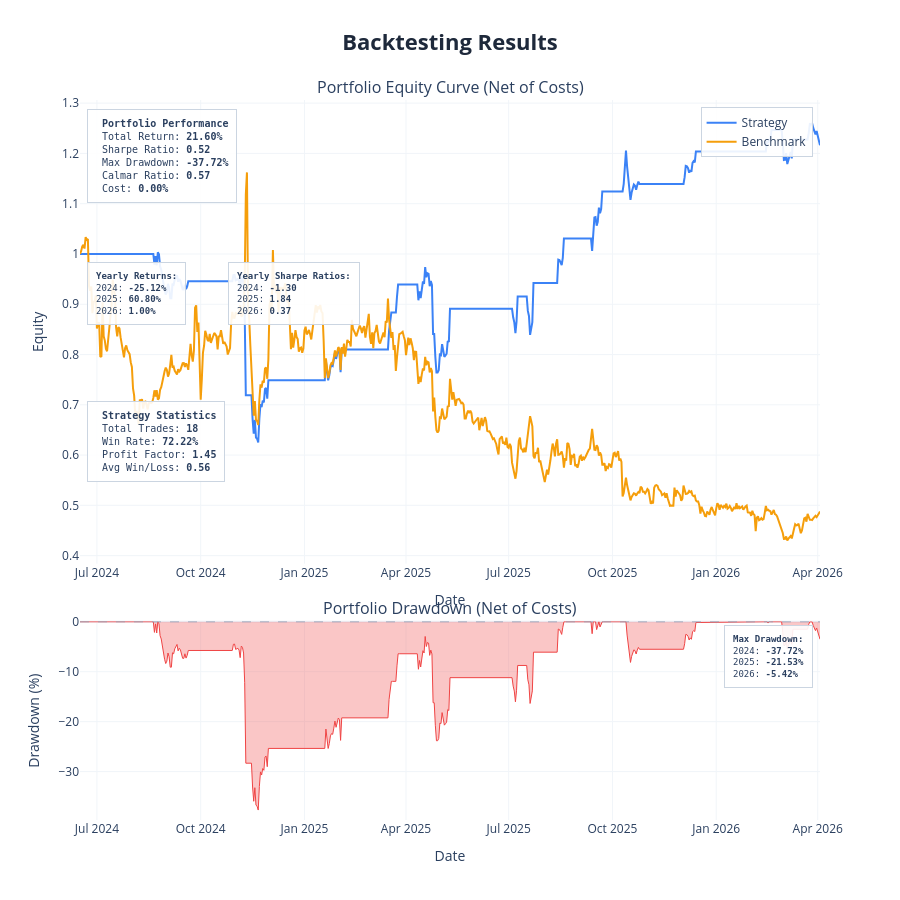

Source (notebook cell):
### Markdown cell above
---
## Backtest

| Parameter | Options | Default |
|---|---|---|
| `cost` | Cost per trade as decimal — `0.001` = 0.1% | `0.0` |
| `show_plot` | `True` / `False` | `True` |
| `save_html` | Filename string or `None` | `None` |
| `show_trades` | Overlay entry/exit markers on price chart | `False` |
| `benchmark_data` | DataFrame with `Close` column for buy & hold comparison | same asset |

### Code cell
results = backtest(
    data=pair_df,
    cost=0.0,
    show_plot=True,
    save_html=None,
    show_trades=False,
    benchmark_data=None
)

print(f"Pair: {Y} vs {X}")
print(f"Return        {results['total_return']*100:>8.2f}%")
print(f"Sharpe        {results['sharpe_ratio']:>8.2f}")
print(f"Max Drawdown  {results['max_drawdown']*100:>8.2f}%")
print(f"Calmar        {results['calmar_ratio']:>8.2f}")
print(f"Trades        {results['num_trades']:>8}")
print(f"Win Rate      {results['win_rate']*100:>8.2f}%")
print(f"Profit Factor {results['profit_factor']:>8.2f}")

### Figure 1 — Plotly figure (JSON) as saved in the notebook; plotly's stock layout.template omitted (floating-point values rounded to 4 significant figures; data arrays with more than 128 entries replaced by an {"elided": "..."} marker saying what was removed)
{"data": [{"hovertemplate": "<b>Strategy</b><br>Date: %{x}<br>Equity: %{y:.4f}<extra></extra>", "line": {"color": "#3b82f6", "width": 2}, "mode": "lines", "name": "Strategy", "type": "scatter", "x": {"elided": "657 str values"}, "xaxis": "x", "y": {"elided": "657 float values"}, "yaxis": "y"}, {"hovertemplate": "<b>Benchmark</b><br>Date: %{x}<br>Equity: %{y:.4f}<extra></extra>", "line": {"color": "#f59e0b", "width": 2}, "mode": "lines", "name": "Benchmark", "type": "scatter", "x": {"elided": "657 str values"}, "xaxis": "x", "y": {"elided": "657 float values"}, "yaxis": "y"}, {"fill": "tozeroy", "fillcolor": "rgba(239, 68, 68, 0.3)", "hovertemplate": "<b>Drawdown</b><br>Date: %{x}<br>Drawdown: %{y:.2f}%<extra></extra>", "line": {"color": "#ef4444", "width": 1}, "mode": "lines", "name": "Drawdown", "showlegend": false, "type": "scatter", "x": {"elided": "657 str values"}, "xaxis": "x2", "y": {"elided": "657 float values"}, "yaxis": "y2"}], "layout": {"annotations": [{"font": {"size": 16}, "showarrow": false, "text": "Portfolio Equity Curve (Net of Costs)", "x": 0.5, "xanchor": "center", "xref": "paper", "y": 1, "yanchor": "bottom", "yref": "paper"}, {"font": {"size": 16}, "showarrow": false, "text": "Portfolio Drawdown (Net of Costs)", "x": 0.5, "xanchor": "center", "xref": "paper", "y": 0.276, "yanchor": "bottom", "yref": "paper"}, {"align": "left", "bgcolor": "rgba(255, 255, 255, 0.9)", "bordercolor": "#cbd5e1", "borderpad": 8, "borderwidth": 1, "font": {"family": "monospace", "size": 10}, "showarrow": false, "text": "\n<b>Portfolio Performance</b><br>\nTotal Return: <b>21.60%</b><br>\nSharpe Ratio: <b>0.52</b><br>\nMax Drawdown: <b>-37.72%</b><br>\nCalmar Ratio: <b>0.57</b><br>\nCost: <b>0.00%</b>\n", "x": 0.01, "xanchor": "left", "xref": "x domain", "y": 0.98, "yanchor": "top", "yref": "y domain"}, {"align": "left", "bgcolor": "rgba(255, 255, 255, 0.9)", "bordercolor": "#cbd5e1", "borderpad": 8, "borderwidth": 1, "font": {"family": "monospace", "size": 9}, "showarrow": false, "text": "<b>Yearly Returns:</b><br>2024: <b>-25.12%</b><br>2025: <b>60.80%</b><br>2026: <b>1.00%</b><br>", "x": 0.01, "xanchor": "left", "xref": "x domain", "y": 0.65, "yanchor": "top", "yref": "y domain"}, {"align": "left", "bgcolor": "rgba(255, 255, 255, 0.9)", "bordercolor": "#cbd5e1", "borderpad": 8, "borderwidth": 1, "font": {"family": "monospace", "size": 9}, "showarrow": false, "text": "<b>Yearly Sharpe Ratios:</b><br>2024: <b>-1.30</b><br>2025: <b>1.84</b><br>2026: <b>0.37</b><br>", "x": 0.2, "xanchor": "left", "xref": "x domain", "y": 0.65, "yanchor": "top", "yref": "y domain"}, {"align": "left", "bgcolor": "rgba(255, 255, 255, 0.9)", "bordercolor": "#cbd5e1", "borderpad": 8, "borderwidth": 1, "font": {"family": "monospace", "size": 10}, "showarrow": false, "text": "\n<b>Strategy Statistics</b><br>\nTotal Trades: <b>18</b><br>\nWin Rate: <b>72.22%</b><br>\nProfit Factor: <b>1.45</b><br>\nAvg Win/Loss: <b>0.56</b>\n", "x": 0.01, "xanchor": "left", "xref": "x domain", "y": 0.35, "yanchor": "top", "yref": "y domain"}, {"align": "left", "bgcolor": "rgba(255, 255, 255, 0.9)", "bordercolor": "#cbd5e1", "borderpad": 8, "borderwidth": 1, "font": {"family": "monospace", "size": 9}, "showarrow": false, "text": "<b>Max Drawdown:</b><br>2024: <b>-37.72%</b><br>2025: <b>-21.53%</b><br>2026: <b>-5.42%</b><br>", "x": 0.99, "xanchor": "right", "xref": "x2 domain", "y": 0.98, "yanchor": "top", "yref": "y2 domain"}], "height": 900, "hovermode": "x unified", "legend": {"bgcolor": "rgba(255,255,255,0.9)", "bordercolor": "#cbd5e1", "borderwidth": 1, "x": 0.99, "xanchor": "right", "y": 0.99, "yanchor": "top"}, "shapes": [{"line": {"color": "#94a3b8", "dash": "dash", "width": 1}, "type": "line", "x0": 0, "x1": 1, "xref": "x2 domain", "y0": 0, "y1": 0, "yref": "y2"}], "showlegend": true, "title": {"font": {"color": "#1E293B", "size": 22}, "text": "<b>Backtesting Results</b>", "x": 0.5, "xanchor": "center"}, "xaxis": {"anchor": "y", "domain": [0, 1], "gridcolor": "#f1f5f9", "gridwidth": 1, "showgrid": true, "title": {"text": "Date"}}, "xaxis2": {"anchor": "y2", "domain": [0, 1], "gridcolor": "#f1f5f9", "gridwidth": 1, "showgrid": true, "title": {"text": "Date"}}, "yaxis": {"anchor": "x", "domain": [0.356, 1], "gridcolor": "#f1f5f9", "gridwidth": 1, "showgrid": true, "title": {"text": "Equity"}}, "yaxis2": {"anchor": "x2", "domain": [0, 0.276], "gridcolor": "#f1f5f9", "gridwidth": 1, "showgrid": true, "title": {"text": "Drawdown (%)"}}}}
